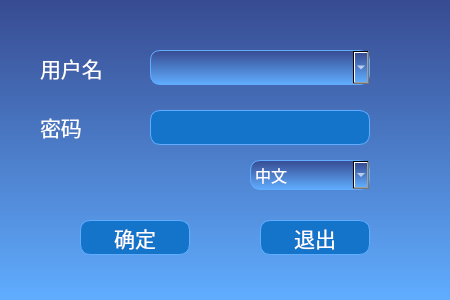
<?xml version="1.0" encoding="UTF-8"?>
<ui version="4.0">
 <class>loginDlg</class>
 <widget class="QDialog" name="loginDlg">
  <property name="geometry">
   <rect>
    <x>0</x>
    <y>0</y>
    <width>450</width>
    <height>300</height>
   </rect>
  </property>
  <property name="windowTitle">
   <string>登录</string>
  </property>
  <property name="styleSheet">
   <string notr="true">background-color: qlineargradient(spread:reflect, x1:0.5, y1:0, x2:0.5, y2:1, stop:0 rgba(55, 75, 145, 255), stop:1 rgba(96, 173, 255, 255));
</string>
  </property>
  <widget class="QComboBox" name="comboBox">
   <property name="geometry">
    <rect>
     <x>250</x>
     <y>160</y>
     <width>120</width>
     <height>30</height>
    </rect>
   </property>
   <property name="font">
    <font>
     <family>微软雅黑</family>
     <pointsize>12</pointsize>
    </font>
   </property>
   <property name="styleSheet">
    <string notr="true">QComboBox
{
border: 1px solid rgb(96, 173, 255);
color: rgb(255, 255, 255);
border-radius:10px;
}</string>
   </property>
   <item>
    <property name="text">
     <string>中文</string>
    </property>
   </item>
   <item>
    <property name="text">
     <string>English</string>
    </property>
   </item>
  </widget>
  <widget class="QLabel" name="label_2">
   <property name="geometry">
    <rect>
     <x>40</x>
     <y>110</y>
     <width>100</width>
     <height>34</height>
    </rect>
   </property>
   <property name="font">
    <font>
     <family>微软雅黑</family>
     <pointsize>16</pointsize>
    </font>
   </property>
   <property name="styleSheet">
    <string notr="true">color: rgb(255, 255, 255);
background-color: transparent;</string>
   </property>
   <property name="text">
    <string>密码</string>
   </property>
  </widget>
  <widget class="QToolButton" name="loginOK">
   <property name="geometry">
    <rect>
     <x>80</x>
     <y>220</y>
     <width>110</width>
     <height>35</height>
    </rect>
   </property>
   <property name="font">
    <font>
     <family>微软雅黑</family>
     <pointsize>16</pointsize>
    </font>
   </property>
   <property name="styleSheet">
    <string notr="true">QToolButton{
color: rgb(255, 255, 255);
background-color: rgb(20, 116, 202);
border-radius:10px;
border: 1px solid rgb(96, 173, 255);
}</string>
   </property>
   <property name="text">
    <string>确定</string>
   </property>
  </widget>
  <widget class="QToolButton" name="toolButton_2">
   <property name="geometry">
    <rect>
     <x>260</x>
     <y>220</y>
     <width>110</width>
     <height>35</height>
    </rect>
   </property>
   <property name="font">
    <font>
     <family>微软雅黑</family>
     <pointsize>16</pointsize>
    </font>
   </property>
   <property name="styleSheet">
    <string notr="true">color: rgb(255, 255, 255);
background-color: rgb(20, 116, 202);
border-radius:10px;
border: 1px solid rgb(96, 173, 255);</string>
   </property>
   <property name="text">
    <string>退出</string>
   </property>
  </widget>
  <widget class="QLabel" name="label">
   <property name="geometry">
    <rect>
     <x>40</x>
     <y>50</y>
     <width>100</width>
     <height>35</height>
    </rect>
   </property>
   <property name="font">
    <font>
     <family>微软雅黑</family>
     <pointsize>16</pointsize>
    </font>
   </property>
   <property name="styleSheet">
    <string notr="true">color: rgb(255, 255, 255);
background-color: transparent;</string>
   </property>
   <property name="text">
    <string>用户名</string>
   </property>
  </widget>
  <widget class="QLineEdit" name="lineEdit_2">
   <property name="geometry">
    <rect>
     <x>150</x>
     <y>110</y>
     <width>220</width>
     <height>35</height>
    </rect>
   </property>
   <property name="font">
    <font>
     <family>微软雅黑</family>
     <pointsize>16</pointsize>
    </font>
   </property>
   <property name="styleSheet">
    <string notr="true">QLineEdit
{
color: rgb(255, 255, 255);
background-color: rgb(20, 116, 202);
border-radius:10px;
border: 1px solid rgb(96, 173, 255);
}</string>
   </property>
   <property name="frame">
    <bool>true</bool>
   </property>
   <property name="echoMode">
    <enum>QLineEdit::Password</enum>
   </property>
  </widget>
  <widget class="QComboBox" name="comboBox_2">
   <property name="geometry">
    <rect>
     <x>150</x>
     <y>50</y>
     <width>220</width>
     <height>35</height>
    </rect>
   </property>
   <property name="styleSheet">
    <string notr="true">QComboBox
{
border: 1px solid rgb(96, 173, 255);
font: 75 16pt &quot;微软雅黑&quot;;
color: rgb(255, 255, 255);
border-radius:10px;
}</string>
   </property>
   <property name="editable">
    <bool>false</bool>
   </property>
   <property name="insertPolicy">
    <enum>QComboBox::NoInsert</enum>
   </property>
  </widget>
 </widget>
 <tabstops>
  <tabstop>lineEdit_2</tabstop>
  <tabstop>comboBox</tabstop>
  <tabstop>loginOK</tabstop>
  <tabstop>toolButton_2</tabstop>
 </tabstops>
 <resources/>
 <connections/>
</ui>
